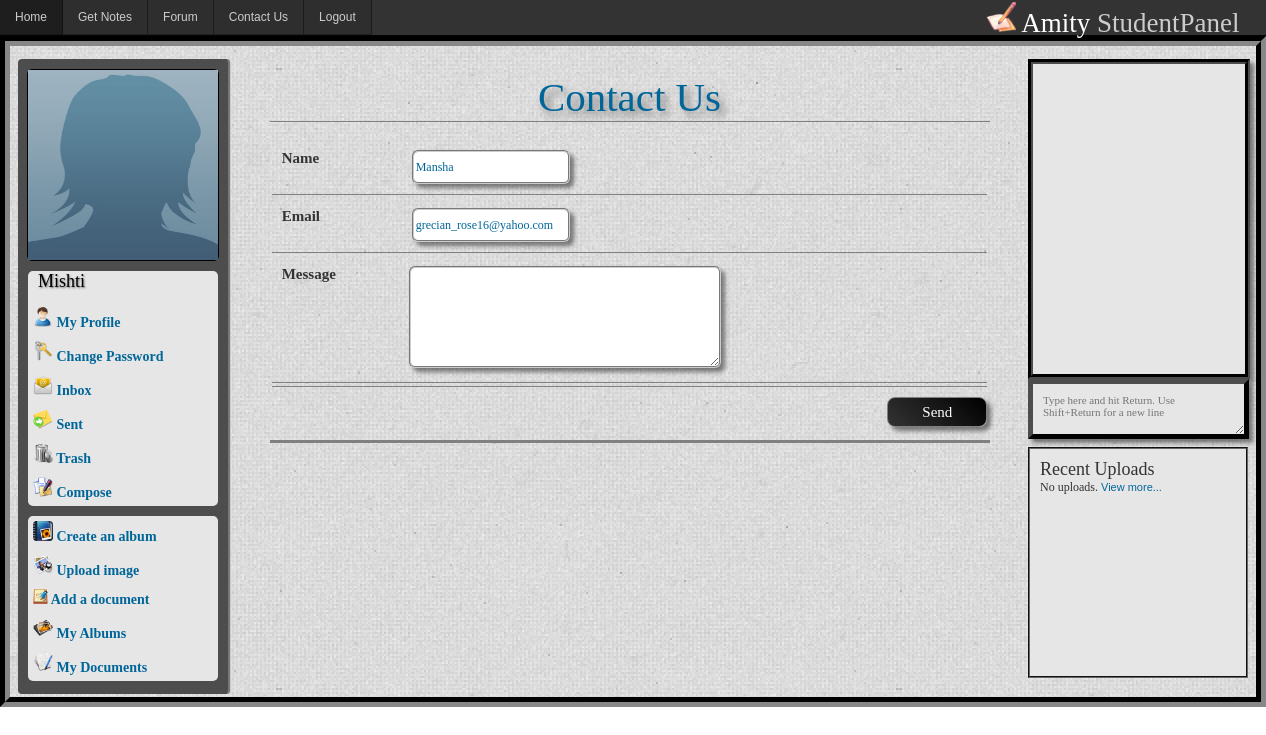
/contact_me.php (signed in), run on the app's committed database.
### tables this page shows
CREATE TABLE IF NOT EXISTS `users` (
  `user_id` int(11) NOT NULL AUTO_INCREMENT,
  `user_name` varchar(15) NOT NULL,
  `email` varchar(255) NOT NULL,
  `name` varchar(35) NOT NULL,
  `password` varchar(32) NOT NULL,
  `course` varchar(11) NOT NULL,
  `year` varchar(11) NOT NULL,
  `roll_no` varchar(15) NOT NULL,
  `pic` varchar(23) DEFAULT NULL,
  `gender` varchar(11) NOT NULL,
  PRIMARY KEY (`user_id`)
);

### func/user.func.php (called while the page is built, shortened)
<?php
function logged_in()
{
  return isset($_SESSION['user_id']);
}
function user_data()
{
  $args = func_get_args();
  $fields = '`'.implode('`,`',$args).'`';
  $query= mysql_query("SELECT $fields FROM users WHERE user_id=".$_SESSION['user_id']);
  $query_result=mysql_fetch_assoc($query);
  foreach($args as $field)
  {
    $args[$field] = $query_result[$field];
  }
  return $args;
}
?>

### contact_me.php (the view, shortened to what this page needs)
<?php
$user_data = user_data('email','name');
$email= $user_data['email'];
include 'template/header.php';
?>
<section id="section">
<div id="page_head"><h3>Contact Us</h3></div>
<div id="section_submit">
<form action ="" method ="POST">
<div id="forumlist_head">
<div id="forum_category">Name
</div>
<div id="forum_post">				  <input id="page_input" type ="text" name ="contact_name" maxlength =25 value="<?php echo $user_data['name']; ?>" />
</div>
</div>
<div id="forumlist_head">
<div id="forum_category">Email
</div>
<div id="forum_post"><input id="page_input" type="email" name ="contact_email" maxlength =50 value="  <?php echo $email; ?>" />
</div>
</div>
<div id="forumlist_head">
<div id="forum_category">Message
</div>
<div id="forum_post"><textarea id="page_des" name ="contact_text" rows="6" cols="30" maxlength=1000></textarea>
</div>
</div>
<div id="forumlist">
<div id="forum_post">
</div>
<div id="forum_category">
 <input id="login_button" type="submit" value="Send">
</div>
</div>
 </form>
 </div>
</section>
<?php
include 'template/footer.php';
?>

### widgets/login.php
<?php
if(!logged_in()){
header('Location:index.php');
exit;
}
else
{
		$user_data = user_data('name','user_name','pic','gender');
    ?>
		<section id="head_section">
			<div id="section_div">
				<aside id="left_pane">
					<div id="profile_pic">
						<?php
													if($user_data['pic'] == NULL){
								if($user_data['gender'] == 'male'){
									?>
									<a href="edit_profile.php"><img src="images/nopic.jpg" height="190" width="190" title="Change Picture"/></a>
									<?php
								}
								else{
									   ?>
									 <a href="edit_profile.php"><img src="images/nopicf.jpg" height="190" width="190" title="Change Picture"/></a>
									   <?php
								}
							}
							else{
								$user_id=$_SESSION['user_id'];
								$ext=$user_data['pic'];
								echo '<a href="edit_profile.php"><img src="profilepic/'.$user_id.'.'.$ext.'" height="190" width="190" title="Change Picture"/></a> ';
							}
										?>
					</div>
					<nav id="nav_left">
						<ul>
							  <?php echo '<p id="page_text">'.$user_data['user_name'].'</p>'; ?>
							  <li><img src="images/prof.png" width=20px height=20px/> <a href="show_profile.php">My Profile</a> </li>
							  <li><img src="images/pass.png" width=20px height=20px/> <a href="change_password.php">Change Password</a> </li>
							  <li><?php
							  $user_id=$_SESSION['user_id'];
							  $result=mysql_query("SELECT * FROM messages WHERE receiver='$user_id' AND status='unread'") or die(mysql_error());
								$num=mysql_num_rows($result);
								if($num==0){
									echo '<img src="images/inbox.png" width=20px height=20px/> <a href="messages.php">Inbox</a>';
								}
								else
								{
									echo "<img src='images/inbox.png' width=20px height=20px/> <a href='messages.php'>Inbox($num unread)</a>";
								}
							 ?>
							 </li>
							 <li><img src="images/sent.png" width=20px height=20px/> <a href="messages_sent.php">Sent</a> </li>
							  <li><img src="images/trash.png" width=20px height=20px/> <a href="messages_trash.php">Trash</a> </li>
							  <li><img src="images/compose.png" width=20px height=20px/> <a href="messages_compose.php">Compose</a> </li>
							 							  </ul>
					</nav><nav id="nav_left">
						<ul>
							  <li><img src="images/album.png" width=20px height=20px/> <a href="create_album.php">Create an album</a> </li>
							  <li><img src="images/image.png" width=20px height=20px/> <a href ="upload_image.php">Upload image</a> </li>
							  <li><img src="images/note.jpg" width=15px height=15px/> <a href="add_doc.php">Add a document</a> </li>
							  <li><img src="images/al.jpg" width=20px height=20px/> <a href="albums.php">My Albums</a> </li>
							  <li><img src="images/doc.png" width=20px height=20px/> <a href="documents.php">My Documents</a> </li>
							  </ul>
					</nav>
					</aside>
				<section id="pane_section">
				<?php
}
?>

### css/index.css (style rules this page uses)
body { font-family:Arial, Helvetica, sans-serif; font-size:14px; min-width:960px; height:100%; }
#login_button { width:100px; height:30px; margin-left:15px; margin-right:15px; -webkit-border-radius:8px; font-size:15px; background: -webkit-linear-gradient(45deg,#333333,black); color:white; border:1px solid grey; font-family:Georgia; -webkit-box-shadow:rgba(51,51,51,.6) 4px 4px 4px ; }
* { margin: 0px; padding: 0px; }
article,aside,details,figcaption,figure, footer,header,hgroup,menu,nav,section { display:block; }
a img { border: none; }
a:link, a:visited { color:#006699; text-decoration:none; }
body { text-align: center; background:url("/images/paper_background.jpg") repeat; color:#333333; font-family: Arial, Helvetica, sans-serif; font-size: 12px; position: relative; }
form { padding-top: 10px; }
h1, h2, h3, h4, h5 { font-weight: normal; }
#section_div { display:-webkit-box; -webkit-box-orient:horizontal; -webkit-box-pack:center; }
#nav_left { width:190px; background: -webkit-linear-gradient(210deg, #ccc); background:#E6E6E6; border-radius:5px; margin:10px auto; color:black; }
#nav_left li { display:block; padding:5px; font:bold 14px Andale Mono; }
#left_pane { width:210px; border-right:3px groove #ccc; border-radius:4px; padding:10px auto; padding-top:5px; height:630px; background: #4D4D4D; }
#profile_pic { border-radius:5px; border:1px solid black; margin:5px auto; width:190px; height:190px; }
#pane_section { -webkit-box-flex:1; -webkit-box-orient:horizontal; }
#section { margin:5px auto; -webkit-box-pack:center; -webkit-box-align:center; -webkit-box-flex:1; min-height:380px; -webkit-box-orient:horizontal; width:720px; padding:10px; text-align:center; }
#page_head { font:35px bold ; color:#006699; border-bottom:1px solid grey; font-family:Gabriola; text-shadow:rgb(110,110,110) 5px 5px 8px; }
#page_input { width:150px; height:26px; padding:2px; margin-left:15px; border:2px groove #ccc; -webkit-border-radius:6px; font-size:12px; color:#006699; font-family:Andale Mono; -webkit-box-shadow:rgba(51,51,51,.6) 4px 4px 4px; }
#page_des { width:300px; height:90px; margin-left:12px; padding:4px; border:2px groove #ccc; -webkit-border-radius:6px; font-size:12px; color:#006699; font-family:Andale Mono; -webkit-box-shadow:rgba(51,51,51,.6) 4px 4px 4px; }
#page_text { font-size:18px; color:black; margin:10px; font-family:Andale Mono; text-shadow:rgb(110,110,110) 1px 1px 2px; }
#section_submit { display:block; margin:5px auto; margin-bottom:20px; text-align:center; width:100%; border-bottom:3px solid grey; }
#forumlist { border-top:1px solid grey; display:-webkit-box; padding:5px; width:98%; font-size:13px; font-family:Andale Mono; margin:3px auto; }
#forumlist_head { border-bottom:1px solid grey; display:-webkit-box; padding:5px; font-size:15px; font-family:Andale Mono; font-weight:bold; width:98%; margin:3px auto; }
#forum_category { padding:5px; margin-right:5px; width:100px; text-align:left; }
#forum_post { padding:5px; text-align:left; margin-right:5px; -webkit-box-flex:1; }

### data on the page
users: user_name "Mishti", contact_name "Mansha", contact_email "grecian_rose16@yahoo.com"
